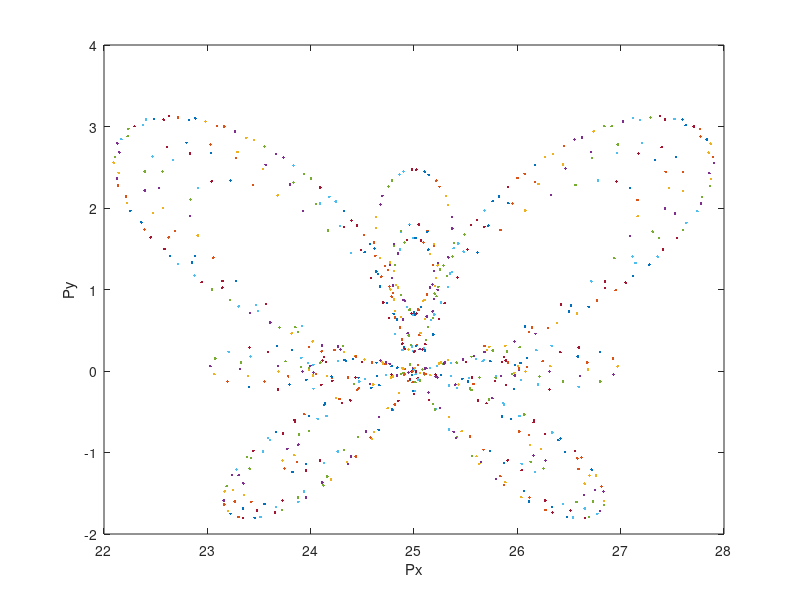

Recreate this plot in MATLAB.

l1 = 50; l2 = 40;
for t = 0:0.05:12*pi
    X = sin(t)*(exp(cos(t))-2*cos(4*t)-sin(t/12)^5)+25; 
    Y = cos(t)*(exp(cos(t))-2*cos(4*t)-sin(t/12)^5) ;
    
    c2 = (X^2 + Y^2 -l1^2 - l2^2)/(2*l1*l2);
    s2 = sqrt(abs(1 - c2^2));
    
    t2 = atan2(s2,c2);
    
    c1 = (X*(l1 + l2*c2) + Y*l2*s2)/((l1+l2*c2)^2+(l2*s2)^2);
    s1 = (Y*(l1 + l2*c2) - X*l2*s2)/((l1+l2*c2)^2+(l2*s2)^2);
    
    t1 = atan2(s1,c1);
    
    Px = l1*cos(t1) + l2*cos(t1 + t2);
    Py = l1*sin(t1) + l2*sin(t1 + t2);
    
    %subplot(2,1,1);
    %plot(t,t1*180/pi,'*',t,t2*180/pi,'^');
    
    %hold on
    %subplot(2,1,2);
    plot(Px,Py,'.');xlabel('Px');ylabel('Py');
    pause(0.06);
    hold on
end
    
    
    